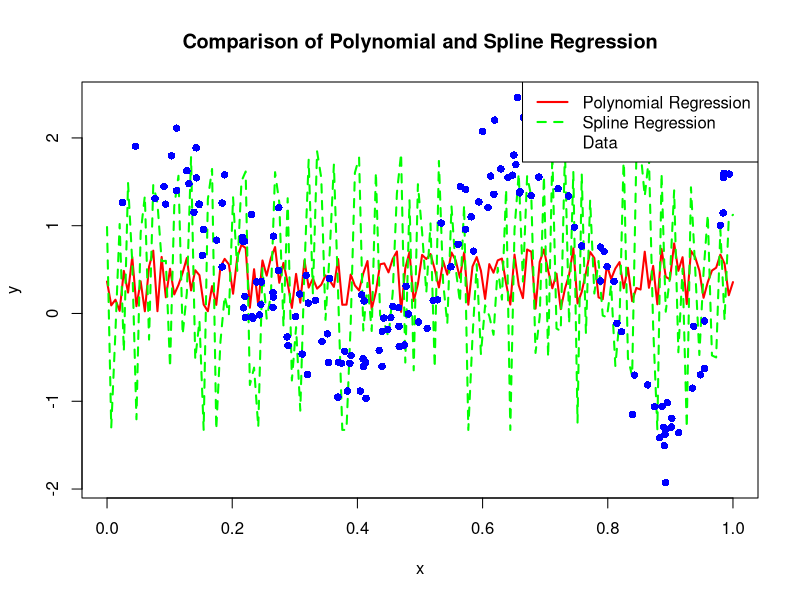

R code for this plot:
library(splines)

set.seed(123)

# Define the regression model
regression_function <- function(x) {
  3*sin(2*pi*x^3) + 2*cos(2*pi*x)
}

# (a) Generate 200 data points
n <- 200
x <- runif(n, min = 0, max = 1)
epsilon <- rnorm(n, mean = 0, sd = sqrt(0.12))
y <- regression_function(x) + epsilon

# (a) Split the data
train_indices <- sample(1:n, 150)
x_train <- x[train_indices]
y_train <- y[train_indices]
x_val <- x[-train_indices]
y_val <- y[-train_indices]

# (a) Find the optimal degree
degrees <- 1:15
validation_errors_poly <- numeric(length(degrees))
for (deg in degrees) {
  model <- lm(y_train ~ poly(x_train, degree = deg, raw = TRUE))
  y_pred <- predict(model, newdata = data.frame(x = x_val))
  validation_errors_poly[deg] <- mean((y_pred - y_val)^2)
}

optimal_degree_poly <- which.min(validation_errors_poly)
print(optimal_degree_poly)

# (b) Determine the optimal degrees of freedom for the cubic spline regression
df <- 11:25
validation_errors_spline <- numeric(length(df))
for (dof in df) {
  model <- lm(y_train ~ ns(x_train, df = dof))
  y_pred <- predict(model, newdata = data.frame(x = x_val))
  validation_errors_spline[dof-10] <- mean((y_pred - y_val)^2)
}

optimal_dof_spline <- df[which.min(validation_errors_spline)]
print(optimal_dof_spline)

# (c) Generate 100 equally spaced points
x_test <- seq(0, 1, length.out = 150)

# Fit optimal polynomial regression
poly_model <- lm(y_train ~ poly(x_train, degree = optimal_degree_poly, raw = TRUE))
y_pred_poly <- predict(poly_model, newdata = data.frame(x = x_test))

# Fit optimal spline regression
spline_model <- lm(y_train ~ ns(x_train, df = optimal_dof_spline))
y_pred_spline <- predict(spline_model, newdata = data.frame(x = x_test))

# Calculate the range for ylim
y_range <- range(c(y_pred_poly, y_pred_spline, y_train))

# Visualize the result
plot(x_test, y_pred_poly, col = "red", lwd = 2, type = "l", lty = 1, ylim = y_range, 
     xlab = "x", ylab = "y", main = "Comparison of Polynomial and Spline Regression")
lines(x_test, y_pred_spline, col = "green", lwd = 2, type = "l", lty = 2)
points(x_train, y_train, col = "blue", pch = 16)
legend("topright", legend = c("Polynomial Regression", "Spline Regression", "Data"), 
       col = c("red", "green", "blue"), lty = c(1, 2, NA), lwd = c(2, 2, NA), bg = "white")
